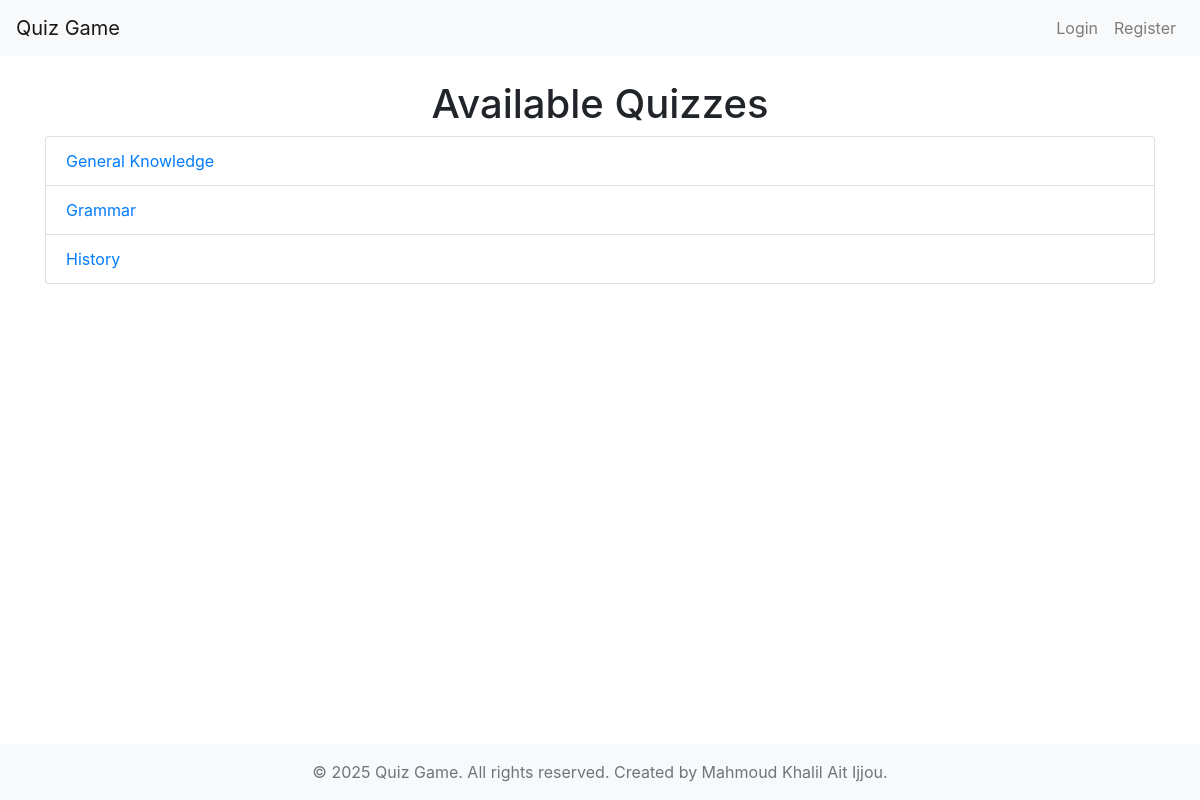
The page / on the database its author committed.
### quiz/models.py (models this page shows, shortened)
class Quiz(models.Model):
    title = models.CharField(max_length=200)
    description = models.TextField()

### quiz/views.py (the view)
# urls.py: 2. Add a URL to urlpatterns:  path('', views.home, name='home')
def home(request):
    quizzes = Quiz.objects.all()
    return render(request, 'home.html', {'quizzes': quizzes})

### templates/home.html
{% extends 'base.html' %}
{% block content %}
<h1 class="text-center">Available Quizzes</h1>
<ul class="list-group">
    {% for quiz in quizzes %}
        <li class="list-group-item"><a href="{% url 'take_quiz' quiz.id %}">{{ quiz.title }}</a></li>
    {% endfor %}
</ul>
{% endblock %}

### templates/base.html (style rules this page uses)
html, body { height: 100%; }
body { display: flex; flex-direction: column; }

### rows shown on the page
Quiz: title "General Knowledge"
Quiz: title "Grammar"
Quiz: title "History"
